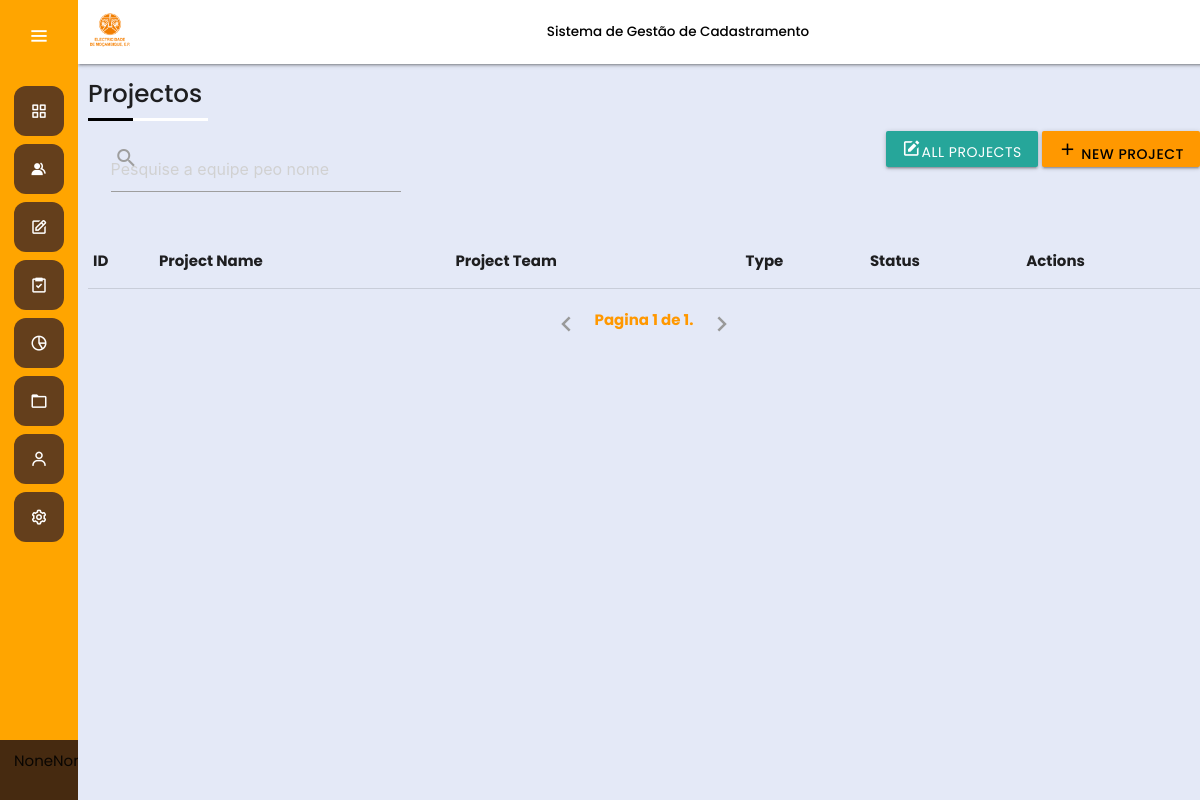
Before: /project/ with the older database file.
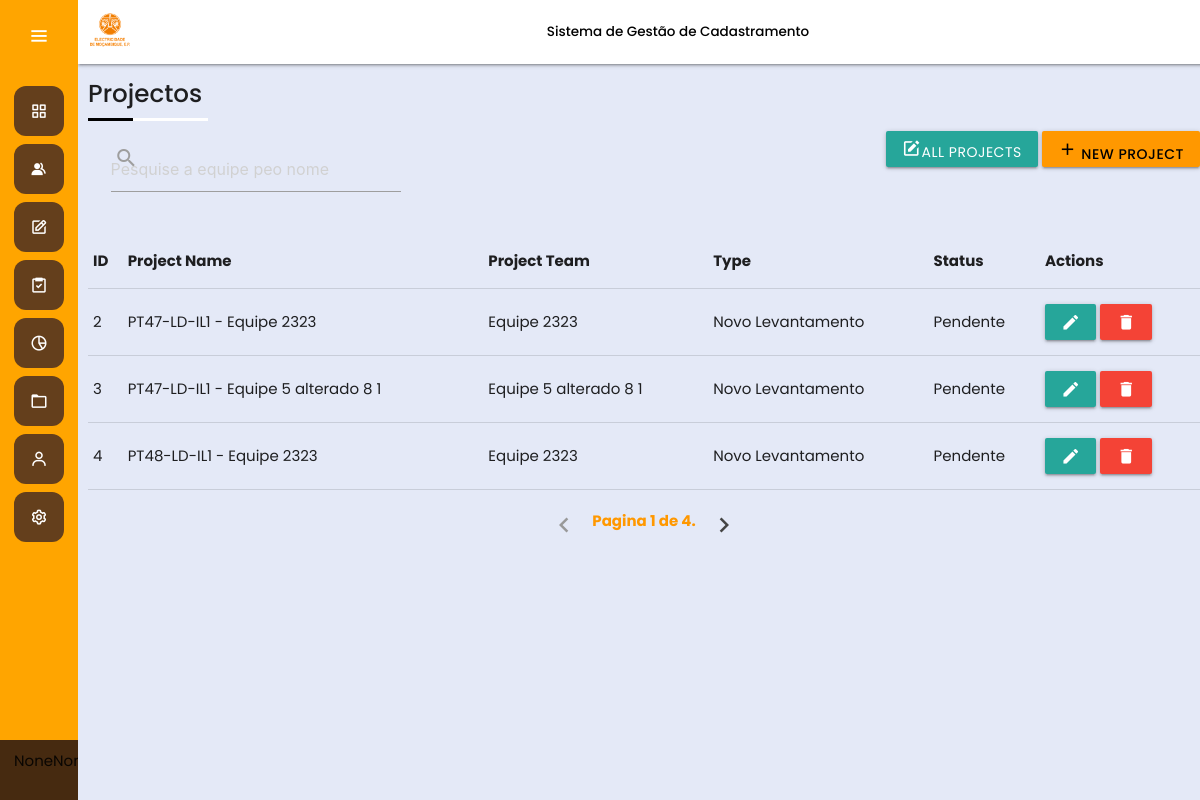
After: the same page with the newer database file.
### Project/models.py (models this page shows, shortened)
class Projecto(models.Model):
    tipo = models.ForeignKey(Project_type, on_delete=models.CASCADE, default=1)
    equipe = models.ForeignKey(Team, on_delete=models.CASCADE, default=1)
    LV = models.ForeignKey(LV_Feeder, on_delete=models.CASCADE, default=1)
    perfil = models.ForeignKey(Estado, on_delete=models.CASCADE, default=1)
    @property
    def lv_equipe_name(self):
        return f'{self.LV} - {self.equipe}'

class LV_Feeder(models.Model):
    name = models.CharField(max_length=15)
    PT = models.ManyToManyField (PT)
    def __str__(self):
        return f'{self.name}'

class Project_type(models.Model):
    Project_TYPE = (
        ('Novo Levantamento', 'Novo Levantamento'),
        ('Novo PT Feeder ', 'Novo PT Feeder '),
        ('Levantamento Correction', 'Levantamento Correction'),
        ('Premisses Locked', ' Premisses Locked'),
    )
    type = models.CharField(max_length=30, choices=Project_TYPE, unique=True)
    def __str__(self):
        return self.get_type_display()

class Estado(models.Model):
    Estado_TYPE = (
        ('Pendente', 'Pendente'),
        ('Aprovado', 'Aprovado'),
        ('Submetido', 'Submetido'),
        ('Reijeitado', 'Reijeitado'),
    )
    status = models.CharField(max_length=15, choices=Estado_TYPE, unique=True)
    def __str__(self):
        return f'{self.status}'

### Team/models.py (models this page shows, shortened)
class Team(models.Model):
    name = models.CharField(max_length=100, unique=True)
    slug = models.SlugField(default="", null=False)
    state = models.BooleanField(default=True)
    asc = models.ForeignKey(ASC, on_delete=models.CASCADE)
    creator = models.ForeignKey(User, on_delete=models.CASCADE, related_name='created_teams')
    membros = models.ForeignKey(User, on_delete=models.CASCADE, related_name='teams_members', limit_choices_to={'user_type__in':['tecnico_campo']}, default=1)
    membros_1 = models.ForeignKey(User, on_delete=models.CASCADE, related_name='teams_members_1', limit_choices_to={'user_type__in':['tecnico_campo']}, default=1)
    supervisor = models.ForeignKey(User, on_delete=models.CASCADE, related_name='teams_supervisor', limit_choices_to={'user_type__in':['supervisor_campo']}, default=1)
    date_created = models.DateTimeField(default=timezone.now)
    def __str__(self):
       return f'{self.name}'

### Project/views.py (the view, shortened to what this page needs)
# urls.py: path('', views.Templateview.as_view(), name='project_show'),
class Templateview(TemplateView):
    template_name = 'project_view.html'
    def get_context_data(self, **kwargs):
        context = super().get_context_data(**kwargs)
        all_projects = Projecto.objects.all()
        page = self.request.GET.get('page', 1)
        paginator = Paginator(all_projects, 3)  # Show 10 teams per page
        try:
            projectos = paginator.page(page)
        except PageNotAnInteger:
            projectos = paginator.page(1)
        except EmptyPage:
            projectos = paginator.page(paginator.num_pages)
        context['project'] = projectos
        return context

### templates/project_view.html (shortened to what the changed rows need)
{% extends "base.html" %}
{% block content_main %}
<div class="row">
  <table>
      <thead>
          <tr>
              <th>ID</th>
              <th>Project Name</th>
              <th>Project Team</th>
              <th>Type</th>
              <th>Status</th>
              <th>Actions</th>
          </tr>
      </thead>
      <tbody>
          {% if result %}
              {% for projects in result %}
                  <tr>
                      <td>{{projects.id}}</td>
                      <td>{{projects.lv_equipe_name}}</td>
                      <td>{{projects.equipe}}</td>
                      <td>{{ projects.tipo }}</td>
                      <td>{{projects.perfil}}</td>
                      <td>
                          <a href="" class="waves-effect waves-light btn"><i class="material-icons" data-toggle="tooltip" title="Edit">edit</i></a>
                          <a href="#modal2" class="waves-effect waves-light btn red modal-trigger"> <i class="material-icons" data-toggle="tooltip" title="Delete">delete</i></a>
                          <div id="modal2" class="modal">
                              <div class="modal-content orange">
                                  <div class="title">
                                      <h5>Team</h5>
                                  </div>
                                  <blockquote>
                                      De certeza vai apagar permanentemente a equipe: {{detail.name}}?
                                      <p class="white-text">Sera permanente</p>
                                  </blockquote>
                                  <form method="post" action="">
                                      {% csrf_token %}
                                  </form>
                              </div>
                              <div class="modal-footer">
                                  <input type="submit" class='btn btn-danger red' value="Delete">
                              </div>
                          </div>
                      </td>
                  </tr>
              {% endfor %}
          {% else %}
              {% for projects in project %}
                  <tr>
                      <td>{{projects.id}}</td>
                      <td>{{projects.lv_equipe_name}}</td>
                      <td>{{projects.equipe}}</td>
                      <td>{{projects.tipo}}</td>
                      <td>{{projects.perfil}}</td>
                      <td>
                          <a href="" class="waves-effect waves-light btn"><i class="material-icons" data-toggle="tooltip" title="Edit">edit</i></a>
                          <a href="#modal2" class="waves-effect waves-light btn red modal-trigger"> <i class="material-icons" data-toggle="tooltip" title="Delete">delete</i></a>
                      </td>
                  </tr>
              {% endfor %}
          {% endif %}
      </tbody>
  </table>
</div>
<ul class="pagination center orange-text" style="font-weight: bold">
  {% if project.has_previous %}
      <li class="waves-effect"><a href="?page={{ project.previous_page_number }}"><i class="material-icons text-custom-color">chevron_left</i></a></li>
  {% else %}
      <li class="disabled"><a><i class="material-icons">chevron_left</i></a></li>
  {% endif %}
  <span class="current text-custom-color">
      Pagina {{ project.number }} de {{ project.paginator.num_pages }}.
  </span>
  {% if project.has_next %}
      <li class="waves-effect"><a href="?page={{ project.next_page_number }}"><i class="material-icons text-custom-color">chevron_right</i></a></li>
  {% else %}
      <li class="disabled"><a><i class="material-icons">chevron_right</i></a></li>
  {% endif %}
</ul>
{% endblock content_main %}

Changed rows visible on the page:
added Projecto: id "2", lv_equipe_name "PT47-LD-IL1 - Equipe 2323", equipe "Equipe 2323", tipo "Novo Levantamento", perfil "Pendente"
added Projecto: id "3", lv_equipe_name "PT47-LD-IL1 - Equipe 5 alterado 8 1", equipe "Equipe 5 alterado 8 1", tipo "Novo Levantamento", perfil "Pendente"
added Projecto: id "4", lv_equipe_name "PT48-LD-IL1 - Equipe 2323", equipe "Equipe 2323", tipo "Novo Levantamento", perfil "Pendente"
Other visible differences:
{{ project.paginator.num_pages }}: "1" → "4"
